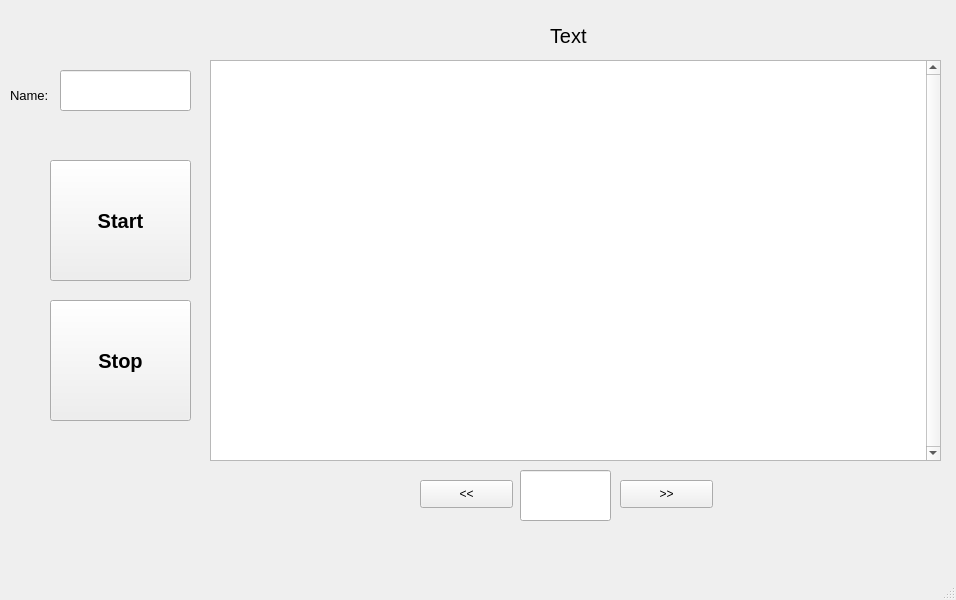
<?xml version="1.0" encoding="UTF-8"?>
<ui version="4.0">
 <class>MainWindow</class>
 <widget class="QMainWindow" name="MainWindow">
  <property name="geometry">
   <rect>
    <x>0</x>
    <y>0</y>
    <width>956</width>
    <height>600</height>
   </rect>
  </property>
  <property name="windowTitle">
   <string>MainWindow</string>
  </property>
  <widget class="QWidget" name="centralwidget">
   <widget class="QPushButton" name="pushButton">
    <property name="geometry">
     <rect>
      <x>50</x>
      <y>160</y>
      <width>141</width>
      <height>121</height>
     </rect>
    </property>
    <property name="font">
     <font>
      <pointsize>15</pointsize>
      <weight>75</weight>
      <bold>true</bold>
     </font>
    </property>
    <property name="text">
     <string>Start</string>
    </property>
   </widget>
   <widget class="QListWidget" name="listWidget">
    <property name="enabled">
     <bool>true</bool>
    </property>
    <property name="geometry">
     <rect>
      <x>210</x>
      <y>60</y>
      <width>731</width>
      <height>401</height>
     </rect>
    </property>
    <property name="font">
     <font>
      <pointsize>10</pointsize>
     </font>
    </property>
    <property name="autoFillBackground">
     <bool>false</bool>
    </property>
    <property name="verticalScrollBarPolicy">
     <enum>Qt::ScrollBarAlwaysOn</enum>
    </property>
    <property name="verticalScrollMode">
     <enum>QAbstractItemView::ScrollPerPixel</enum>
    </property>
    <property name="wordWrap">
     <bool>true</bool>
    </property>
   </widget>
   <widget class="QLabel" name="label">
    <property name="geometry">
     <rect>
      <x>550</x>
      <y>20</y>
      <width>51</width>
      <height>31</height>
     </rect>
    </property>
    <property name="font">
     <font>
      <pointsize>15</pointsize>
     </font>
    </property>
    <property name="layoutDirection">
     <enum>Qt::LeftToRight</enum>
    </property>
    <property name="text">
     <string>Text</string>
    </property>
   </widget>
   <widget class="QPushButton" name="pushButton_3">
    <property name="geometry">
     <rect>
      <x>420</x>
      <y>480</y>
      <width>93</width>
      <height>28</height>
     </rect>
    </property>
    <property name="text">
     <string>&lt;&lt;</string>
    </property>
   </widget>
   <widget class="QPushButton" name="pushButton_4">
    <property name="geometry">
     <rect>
      <x>620</x>
      <y>480</y>
      <width>93</width>
      <height>28</height>
     </rect>
    </property>
    <property name="text">
     <string>&gt;&gt;</string>
    </property>
   </widget>
   <widget class="QLineEdit" name="lineEdit">
    <property name="geometry">
     <rect>
      <x>60</x>
      <y>70</y>
      <width>131</width>
      <height>41</height>
     </rect>
    </property>
   </widget>
   <widget class="QLabel" name="label_2">
    <property name="geometry">
     <rect>
      <x>10</x>
      <y>80</y>
      <width>51</width>
      <height>31</height>
     </rect>
    </property>
    <property name="font">
     <font>
      <pointsize>10</pointsize>
     </font>
    </property>
    <property name="text">
     <string>Name:</string>
    </property>
    <property name="alignment">
     <set>Qt::AlignLeading|Qt::AlignLeft|Qt::AlignVCenter</set>
    </property>
   </widget>
   <widget class="QPushButton" name="pushButton_2">
    <property name="geometry">
     <rect>
      <x>50</x>
      <y>300</y>
      <width>141</width>
      <height>121</height>
     </rect>
    </property>
    <property name="font">
     <font>
      <pointsize>15</pointsize>
      <weight>75</weight>
      <bold>true</bold>
     </font>
    </property>
    <property name="text">
     <string>Stop</string>
    </property>
   </widget>
   <widget class="QLineEdit" name="lineEdit_2">
    <property name="enabled">
     <bool>true</bool>
    </property>
    <property name="geometry">
     <rect>
      <x>520</x>
      <y>470</y>
      <width>91</width>
      <height>51</height>
     </rect>
    </property>
    <property name="cursor">
     <cursorShape>ArrowCursor</cursorShape>
    </property>
    <property name="acceptDrops">
     <bool>false</bool>
    </property>
    <property name="text">
     <string/>
    </property>
    <property name="alignment">
     <set>Qt::AlignCenter</set>
    </property>
    <property name="readOnly">
     <bool>true</bool>
    </property>
   </widget>
  </widget>
  <widget class="QMenuBar" name="menubar">
   <property name="geometry">
    <rect>
     <x>0</x>
     <y>0</y>
     <width>956</width>
     <height>26</height>
    </rect>
   </property>
  </widget>
  <widget class="QStatusBar" name="statusbar"/>
 </widget>
 <resources/>
 <connections/>
</ui>
